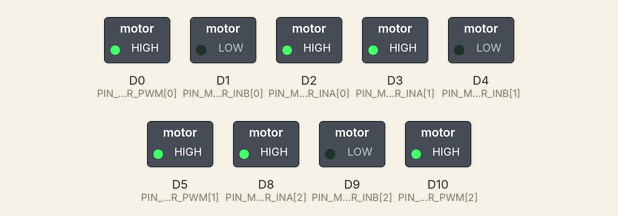
Bench run of a program on a simulated Seeed XIAO (SAMD21). Parts: switched loads named in the program (green lamp = pin HIGH).

Above: at 0.1 s.
Timing chart, 0 to 1.6 s (numbered marks = the images above):
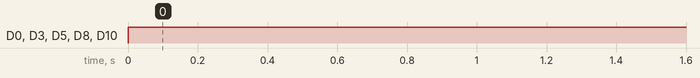

Measured:
- by itself, D0 (PIN_MOTOR_PWM[0]), D3 (PIN_MOTOR_INA[1]), D5 (PIN_MOTOR_PWM[1]), D8 (PIN_MOTOR_INA[2]), D10 (PIN_MOTOR_PWM[2]): LOW → HIGH at 0.00 s

The program:

main.cpp
```cpp
#include <Arduino.h>

const int PIN_MOTOR_INA[3] = { 2, 3, 8 };
const int PIN_MOTOR_INB[3] = { 1, 4, 9 };
const int PIN_MOTOR_PWM[3] = { 0, 5, 10 };

class Motor{
private:
  int _rotate;
  int _power;

public:
  /// @brief モーターデータの初期化をします。
  /// @param power モーター駆動パワー(0~100%)
  /// @param rotate モーター回転方向(0:順転, 1:逆転)
  void init(int power, int rotate)
  {
    this->_power = power;
    this->_rotate = rotate;
  }

  /// @brief モーター駆動パワーを取得します。
  /// @return モーター駆動パワー(0-100%)
  int get_power()
  {
    return this->_power;
  }

  /// @brief モーター回転方向を取得します。
  /// @return モーター回転方向(0:順転, 1:逆転)
  int get_rotate()
  {
    return this->_rotate;
  }
};

Motor motors[3];

void setup() {
  motors[0].init(50, 0);
  motors[1].init(50, 0);
  motors[2].init(50, 0);
}

void loop() {
  //3つのモーターに対して処理
  for(int i = 0; i < 3; i++)
  {
    if(motors[i].get_rotate() == 0)
    {
      if(motors[i].get_power() == 0)
      {
        analogWrite(PIN_MOTOR_INA[i], 0);
        analogWrite(PIN_MOTOR_INB[i], 0);
        analogWrite(PIN_MOTOR_PWM[i], 0);
      }
      else
      {
        analogWrite(PIN_MOTOR_INA[i], 1023);
        analogWrite(PIN_MOTOR_INB[i], 0);
        analogWrite(PIN_MOTOR_PWM[i], (int)((motors[i].get_power()) / 100.0 * 1023.0));
      }
    }
    else
    {
      if(motors[i].get_power() == 0)
      {
        analogWrite(PIN_MOTOR_INA[i], 1023);
        analogWrite(PIN_MOTOR_INB[i], 1023);
        analogWrite(PIN_MOTOR_PWM[i], 0);
      }
      else
      {
        analogWrite(PIN_MOTOR_INA[i], 0);
        analogWrite(PIN_MOTOR_INB[i], 1023);
        analogWrite(PIN_MOTOR_PWM[i], (int)((motors[i].get_power()) / 100.0 * 1023.0));
      }
    }
  }
}
```
